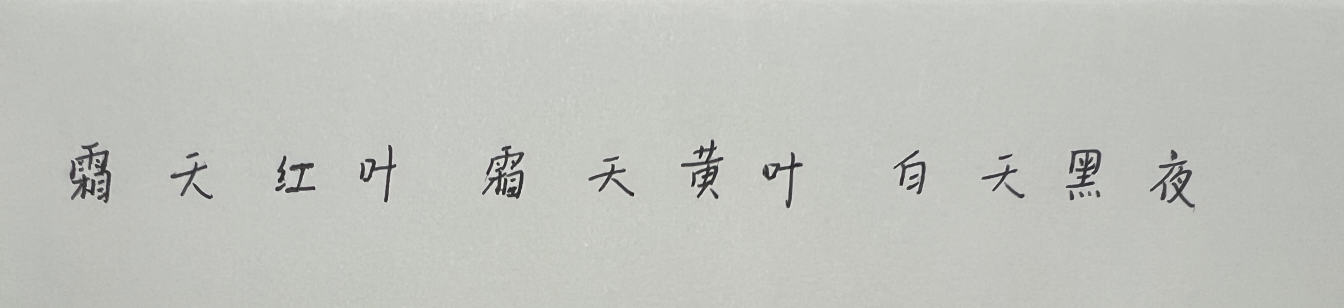
#> input picture sentence_img/yyy.png, 4032 x 924 px (shown at 1/3 size)
$ python mul_char.py
#> lines starting #> are read from the running program, lines starting #| are printed output that depends on the picture; after the words box and inside, x2 and y2 are one past the last pixel; in counts of white or black regions, pixels touching at a corner belong together
#> further down, image is the input picture: shape (924, 4032, 3); mean B, G, R 189.8, 195.2, 193.3
import cv2
import numpy as np
import os
from config import args


def charSeperate(src_img, filter_size=3):
    """函数功能：字符分割
       @param src_img: 输入图像
       @param filter_size: 中值滤波核大小
       @return dst_img: 分割出的字符图像列表"""
#> called with filter_size = 3

    # 灰度图
    gray = cv2.cvtColor(src_img, cv2.COLOR_BGR2GRAY)

    # 二值化
    _, binary = cv2.threshold(gray, 127, 255, cv2.THRESH_BINARY)
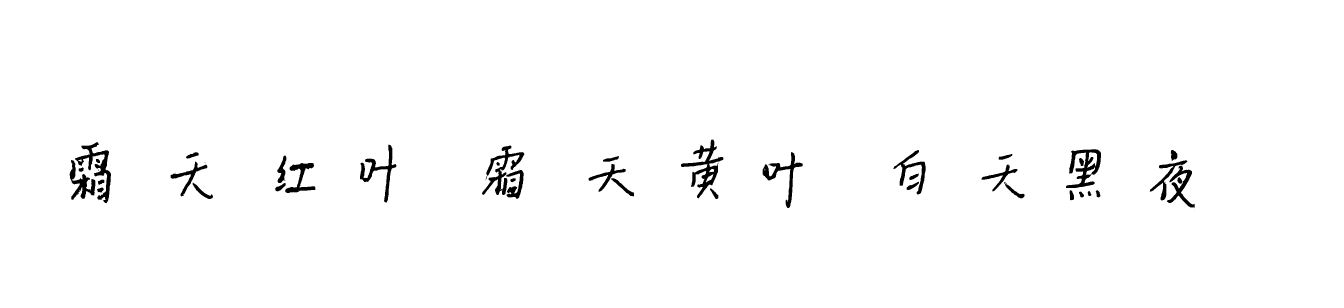
#> binary: shape (924, 4032) (shown at 1/3 size); 98.4% white; 47 black regions (8 under 20 px), largest, box (x1, y1, x2, y2) and area: (2043, 419, 2170, 595) 5793, (3198, 448, 3303, 564) 5002, (1446, 437, 1573, 585) 4943
    # 颜色反转（黑变白，白变黑），便于轮廓提取
    binary_inv = cv2.bitwise_not(binary)
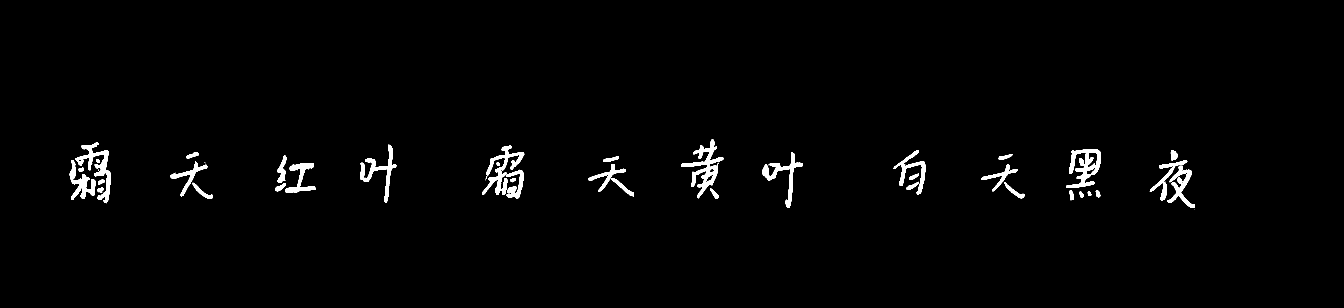
#> binary_inv: shape (924, 4032) (shown at 1/3 size); 1.6% white; 47 white regions (8 under 20 px), largest, box (x1, y1, x2, y2) and area: (2043, 419, 2170, 595) 5793, (3198, 448, 3303, 564) 5002, (1446, 437, 1573, 585) 4943

    # 中值滤波
    binary_f = cv2.medianBlur(binary_inv, filter_size)
#> binary_f: shape (924, 4032); 1.6% white; 40 white regions (1 under 20 px)

    # 查找字符区域
    # contours, hierarchy = cv2.findContours(image, mode, method)
    # mode（轮廓检索模式）：
    # cv2.RETR_EXTERNAL：只检测外轮廓。
    #cv2.CHAIN_APPROX_SIMPLE：只存储端点（压缩水平、垂直和对角线的点），更高效。

    contours, _ = cv2.findContours(binary_f, cv2.RETR_EXTERNAL, cv2.CHAIN_APPROX_SIMPLE)
#> contours = 40 contours, 1 with area under 20; largest, box (x1, y1, x2, y2) and area: (3198, 448, 3303, 564) 5692, (2043, 419, 2170, 595) 5631, (225, 427, 333, 609) 4501, (1446, 437, 1573, 585) 4451, (2288, 457, 2408, 624) 3487

    #contours = [cnt1, cnt2, cnt3, ..., cntN]
    #cnt.shape == (n, 1, 2)  # n 是该轮廓的点数 1是 OpenCV 的设计格式（每个点作为一个“行向量”）2：表示每个点的坐标 [x, y]

    # 遍历所有区域，寻找最大宽度
    w_max = 0
    for cnt in contours:
        _, _, w, _ = cv2.boundingRect(cnt)  # （矩形左上角的横坐标，纵坐标，矩形的宽度，高度）
        if w > w_max:
            w_max = w
#> this loop made 40 passes
#> (w, w_max) on passes 1, 5, 7, 8, 12, 19, 20, 21, 25, 32, 37: (15, 15), (25, 25), (31, 31), (61, 61), (68, 68), (83, 83), (107, 107), (111, 111), (112, 112), (120, 120), (127, 127)
#> w on passes 2, 3, 4, 6, 9, 10: 11, 14, 13, 20, 61, 37
#> after the loop, w_max = 127

    # 根据轮廓的横向位置将字符区域合并在一起，避免一个字符被分成多个小轮廓
    # 遍历所有区域，拼接x坐标接近的区域
    char_dict = {}
    for cnt in contours:
        x, y, w, h = cv2.boundingRect(cnt)
        x_mid = x + w // 2  # 计算中点位置

        # 如果char_dict是空的（第一个字符），直接添加。
        # 对于已有的所有字符区域中点z，是否都与当前中点x_mid的距离大于半个最大字符宽度（w_max // 2），说明为新字符。
        if not char_dict or all(np.abs(z - x_mid) > w_max // 2 for z in char_dict):
            char_dict[x_mid] = cnt
        else:
            # 否则，当前轮廓距离某个已有字符区域很近，说明它们可能是同一个字符被切成多个小块
            # 找到接近的字符区域（通过中点坐标比较），用 np.concatenate() 把它们合并成一个更大的轮廓。
            for z in list(char_dict.keys()):
                if np.abs(z - x_mid) <= w_max // 2:
                    char_dict[z] = np.concatenate((char_dict[z], cnt), axis=0)  # 拼接两个区域
#> this loop made 40 passes
#> (x, y, w, h, x_mid) on passes 1 to 12: (3237, 575, 15, 17, 3244), (3263, 573, 11, 15, 3268), (3287, 571, 14, 21, 3294), (3209, 571, 13, 30, 3215), (2130, 565, 25, 32, 2142), (291, 563, 20, 14, 301), (826, 549, 31, 25, 841), (578, 548, 61, 49, 608), (3013, 546, 61, 49, 3043), (2720, 546, 37, 24, 2738), (294, 539, 19, 16, 303), (1834, 535, 68, 54, 1868)
#> (cnt, x, y, w, h, x_mid) on pass 17: ([[294, 510], [295, 510]], 294, 510, 2, 1, 295)
#> after the loop, char_dict = 12 items

    # 按照中点坐标，对字符进行排序
    char_dict = dict(sorted(char_dict.items(), key=lambda item: item[0]))

    # 遍历所有区域，提取字符
    dst_img = []
    for _, cnt in char_dict.items():
        x, y, w, h = cv2.boundingRect(cnt)
        roi = binary[y:y + h, x:x + w]
        dst_img.append(roi)
#> this loop made 12 passes
#> (x, y, w, h) on passes 1 to 12: (209, 427, 124, 182), (512, 457, 127, 140), (826, 467, 120, 112), (1080, 434, 109, 173), (1446, 437, 127, 160), (1766, 469, 136, 120), (2043, 419, 127, 178), (2288, 457, 120, 167), (2680, 450, 97, 133), (2945, 462, 129, 133), (3198, 448, 105, 153), (3450, 450, 134, 173)
#> pass 1, in charSeperate, `roi = binary[y:y + h, x:x + w]`:
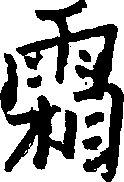
#> roi: shape (182, 124); 61% white; 8 black regions (2 under 20 px), largest, box (x1, y1, x2, y2) and area: (16, 0, 124, 182) 4872, (0, 53, 77, 172) 3253, (85, 112, 104, 128) 202, (82, 136, 102, 150) 202, (27, 75, 42, 88) 144, (79, 50, 91, 62) 114
#> pass 2, in charSeperate, `roi = binary[y:y + h, x:x + w]`:
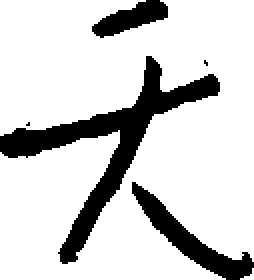
#> roi: shape (140, 127) (shown 2 times larger); 82% white; 5 black regions (2 under 20 px), largest, box (x1, y1, x2, y2) and area: (0, 28, 110, 132) 2093, (66, 91, 127, 140) 735, (46, 0, 84, 19) 371
#> pass 3, in charSeperate, `roi = binary[y:y + h, x:x + w]`:
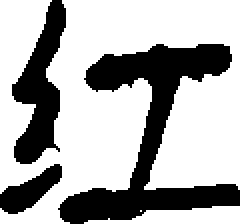
#> roi: shape (112, 120) (shown 2 times larger); 68.2% white; 3 black regions, box (x1, y1, x2, y2) and area: (29, 22, 120, 112) 2791, (6, 0, 33, 82) 1110, (0, 82, 31, 107) 372
#> after the loop, dst_img = 12 items

    return dst_img


if __name__ == "__main__":
    # 读取本地图像
    input_path = "./sentence_img/yyy.png"
    image = cv2.imread(input_path)

    if image is None:
        print(f"无法读取图像: {input_path}")
        exit()

    # 字符分割
    characters = charSeperate(image, filter_size=3)
#> characters = 12 items

    # 输出目录
    output_dir = args.result + "/output_chars"
    os.makedirs(output_dir, exist_ok=True)

    # 保存字符图像
    for idx, char_img in enumerate(characters):
        output_path = os.path.join(output_dir, f"char_{idx + 1}.png")
        cv2.imwrite(output_path, char_img)
        print(f"字符{idx + 1}保存至：{output_path}")
#> this loop made 12 passes
#| 字符1保存至：./result/output_chars/char_1.png
#| 字符2保存至：./result/output_chars/char_2.png
#| 字符3保存至：./result/output_chars/char_3.png
#| 字符4保存至：./result/output_chars/char_4.png
#| 字符5保存至：./result/output_chars/char_5.png
#| 字符6保存至：./result/output_chars/char_6.png
#| 字符7保存至：./result/output_chars/char_7.png
#| 字符8保存至：./result/output_chars/char_8.png
#> (further printed lines are left out)

$ run again, with sentence_img/jsjsj.png copied over sentence_img/yyy.png
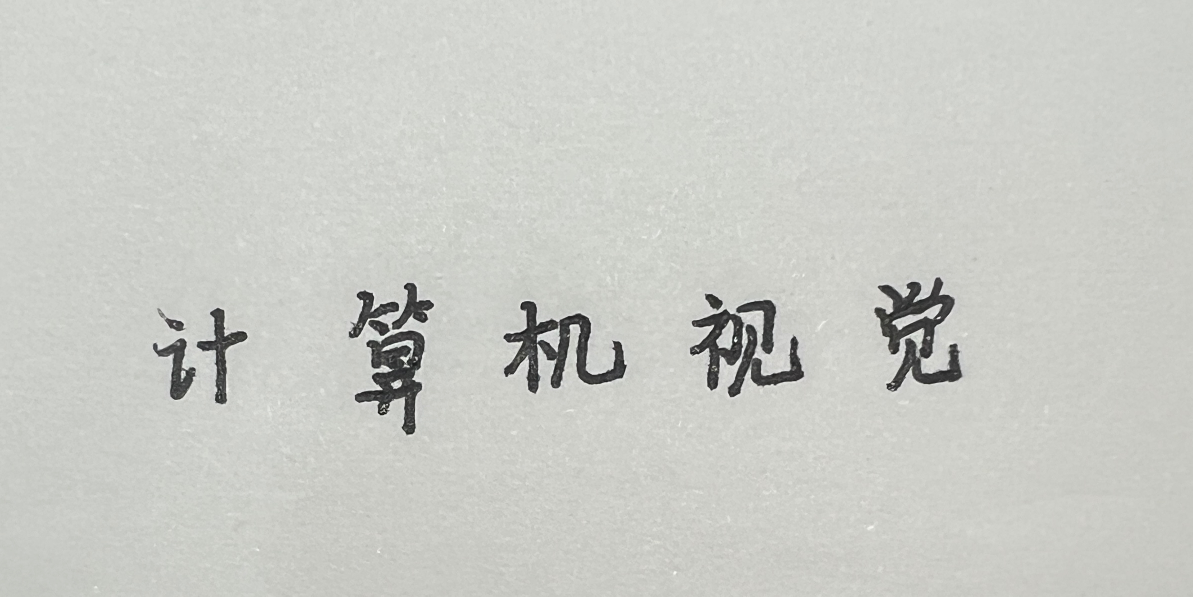
#> input picture sentence_img/jsjsj.png, 2385 x 1193 px (shown at 1/2 size)
#> image is the input picture: shape (1193, 2385, 3); mean B, G, R 198.2, 203.5, 202
#> in charSeperate, `_, binary = cv2.threshold(gray, 127, 255, cv2.THRESH_BINARY)`:
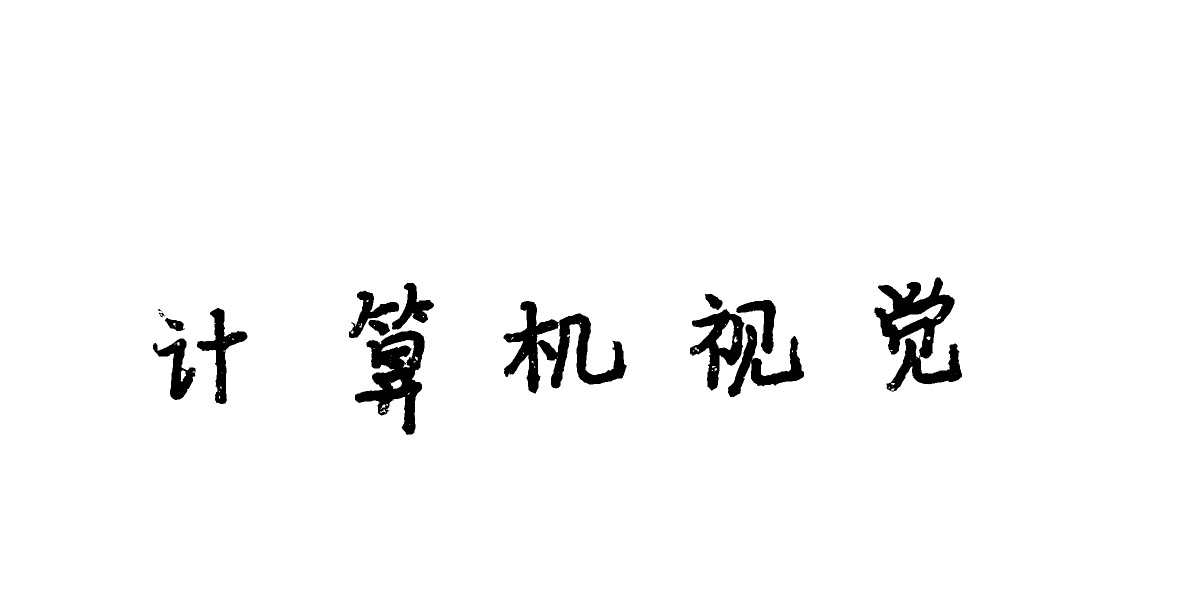
#> binary: shape (1193, 2385) (shown at 1/2 size); 97.2% white; 16 black regions (2 under 20 px), largest, box (x1, y1, x2, y2) and area: (1749, 555, 1924, 783) 16826, (1007, 602, 1253, 787) 15807, (710, 661, 850, 870) 13239
#> binary_f: shape (1193, 2385); 2.8% white; 15 white regions (1 under 20 px)
#> contours = 15 contours, 1 with area under 20; largest, box (x1, y1, x2, y2) and area: (1749, 555, 1924, 783) 17951, (1007, 602, 1253, 787) 16366, (710, 661, 849, 870) 14246, (1380, 619, 1489, 781) 8358, (1456, 649, 1608, 794) 6335
#> the loop in charSeperate, `for cnt in contours:` made 15 passes
#> (w, w_max) on passes 1, 2, 3, 10: (85, 85), (139, 139), (152, 152), (246, 246)
#> after the loop in charSeperate, `for cnt in contours:`: w_max = 246
#> the loop in charSeperate, `for cnt in contours:` made 15 passes
#> (x, y, w, h, x_mid) on passes 1 to 8: (306, 677, 85, 123, 348), (710, 661, 139, 209, 779), (1456, 649, 152, 145, 1532), (737, 640, 43, 31, 758), (330, 636, 38, 26, 349), (318, 626, 10, 8, 323), (1380, 619, 109, 162, 1434), (317, 618, 4, 4, 319)
#> after the loop in charSeperate, `for cnt in contours:`: char_dict = 5 items
#> the loop in charSeperate, `for _, cnt in char_dict.items():` made 5 passes
#> (x, y, w, h) on passes 1 to 5: (306, 616, 189, 192), (698, 566, 170, 304), (1007, 602, 246, 185), (1380, 588, 228, 206), (1749, 555, 175, 228)
#> pass 3, in charSeperate, `roi = binary[y:y + h, x:x + w]`:
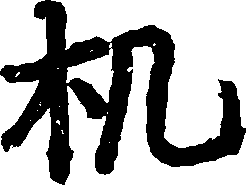
#> roi: shape (185, 246); 65.3% white; 1 black region, box (x1, y1, x2, y2) and area: (0, 0, 246, 185) 15807
#> the loop `for idx, char_img in enumerate(characters):` made 5 passes
#| 字符1保存至：./result/output_chars/char_1.png
#| 字符2保存至：./result/output_chars/char_2.png
#| 字符3保存至：./result/output_chars/char_3.png
#| 字符4保存至：./result/output_chars/char_4.png
#| 字符5保存至：./result/output_chars/char_5.png

$ run again, with sentence_img/sthy.png copied over sentence_img/yyy.png
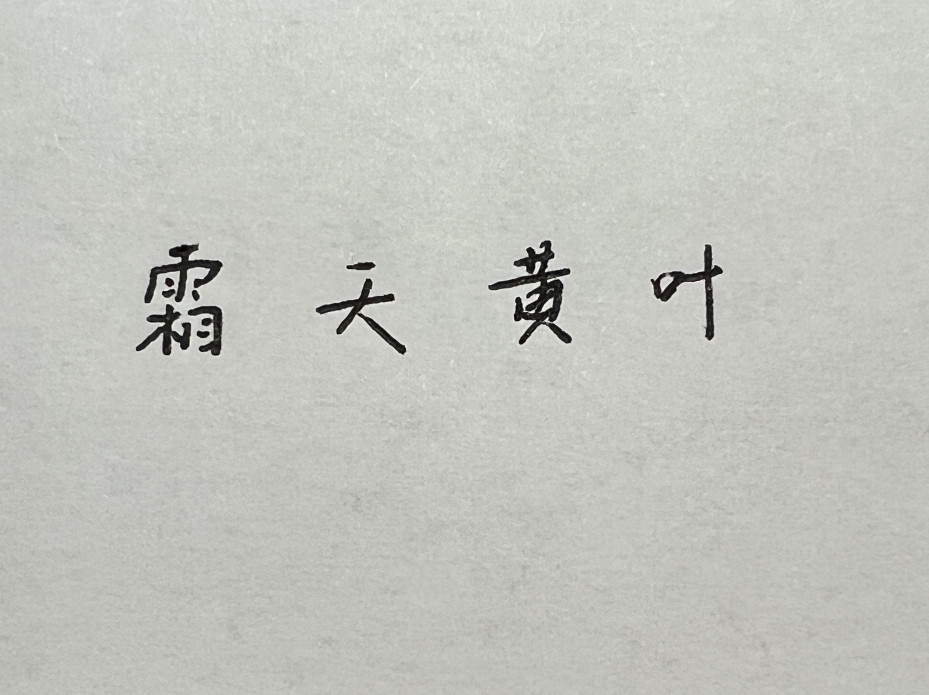
#> input picture sentence_img/sthy.png, 1857 x 1389 px (shown at 1/2 size)
#> image is the input picture: shape (1389, 1857, 3); mean B, G, R 190.5, 196.7, 195.2
#> in charSeperate, `_, binary = cv2.threshold(gray, 127, 255, cv2.THRESH_BINARY)`:
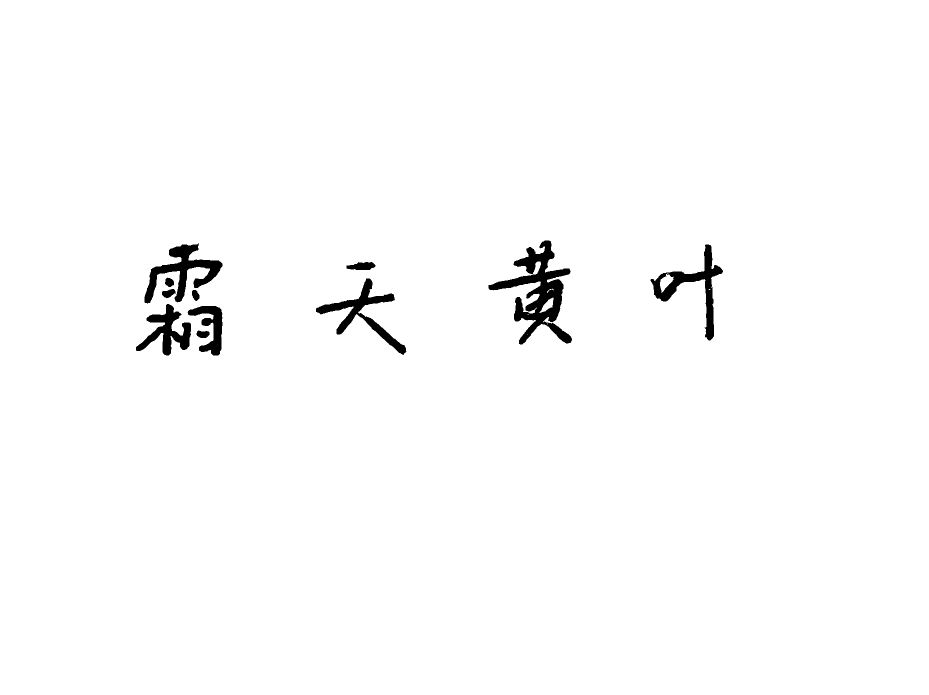
#> binary: shape (1389, 1857) (shown at 1/2 size); 98.5% white; 11 black regions, largest, box (x1, y1, x2, y2) and area: (977, 481, 1144, 689) 11538, (289, 487, 445, 607) 6116, (1301, 489, 1446, 681) 5792
#> binary_f: shape (1389, 1857); 1.5% white; 11 white regions
#> contours = 11 contours; largest, box (x1, y1, x2, y2) and area: (977, 481, 1144, 689) 11320, (1301, 489, 1446, 681) 6000, (289, 487, 445, 607) 5742, (632, 557, 812, 709) 5126, (272, 608, 382, 711) 4164
#> the loop in charSeperate, `for cnt in contours:` made 11 passes
#> (w, w_max) on passes 1, 2, 3, 6: (26, 26), (69, 69), (110, 110), (180, 180)
#> after the loop in charSeperate, `for cnt in contours:`: w_max = 180
#> the loop in charSeperate, `for cnt in contours:` made 11 passes
#> (x, y, w, h, x_mid) on passes 1 to 8: (393, 661, 26, 15, 406), (376, 612, 69, 99, 410), (272, 608, 110, 103, 327), (384, 580, 15, 22, 391), (324, 578, 27, 18, 337), (632, 557, 180, 152, 722), (330, 556, 18, 18, 339), (693, 524, 58, 16, 722)
#> after the loop in charSeperate, `for cnt in contours:`: char_dict = 4 items
#> the loop in charSeperate, `for _, cnt in char_dict.items():` made 4 passes
#> (x, y, w, h) on passes 1 to 4: (272, 487, 173, 224), (632, 524, 180, 185), (977, 481, 167, 208), (1301, 489, 145, 192)
#> pass 3, in charSeperate, `roi = binary[y:y + h, x:x + w]`:
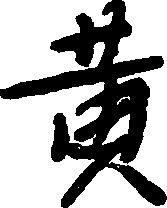
#> roi: shape (208, 167); 66.8% white; 1 black region, box (x1, y1, x2, y2) and area: (0, 0, 167, 208) 11538
#> the loop `for idx, char_img in enumerate(characters):` made 4 passes
#| 字符1保存至：./result/output_chars/char_1.png
#| 字符2保存至：./result/output_chars/char_2.png
#| 字符3保存至：./result/output_chars/char_3.png
#| 字符4保存至：./result/output_chars/char_4.png
